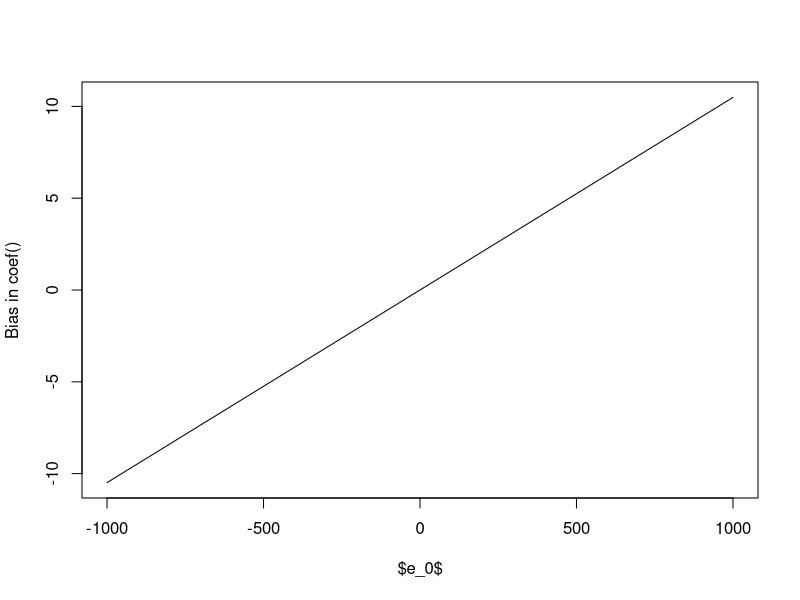

Reproduce this figure in R.
## ---- chunk 1
set.seed(42)
n <- 100
x <- runif(n)
beta1 <- 1
beta2 <- 2
epsilon <- rnorm(n,sd=.1)
y <- beta1 + beta2*x + epsilon
model <- lm(y~x)
coef.sample<-coef(model)[2]

n.e0<-100
e0 <- seq(-1000,1000,length=n.e0)
sc.coef <- numeric(n.e0)
for(i in 1:n.e0) {
  e.augmented <- c(epsilon[1:99],e0[i])
  y <- beta1 + beta2*x + e.augmented
  sc.coef[i] <- coef(lm(y~x))[2]-coef.sample
}

## Sensitivity curve for the sample coef
plot(e0, sc.coef,
     ylab="Bias in coef()",
     xlab="$e_0$",
     type="l")
